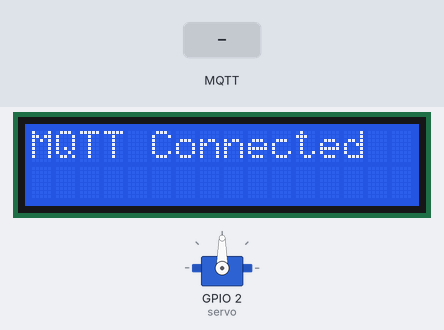
Bench run of a sketch on a simulated ESP8266 (NodeMCU). Parts: 16×2 character LCD, servo. Inputs (shaded band) come from the test bench. WiFi joins after 1.5 s; servers stay silent unless stated; no MQTT or app messages arrive unless stated; what the sketch prints to the serial monitor is not drawn.

Above: at 2.9 s.
3.0 s: MQTT message "0" arrives on the first subscribed topic
At 4.1 s:
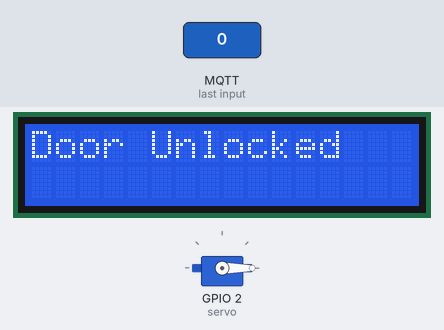
4.5 s: MQTT message "on" arrives on the first subscribed topic
At 5.7 s:
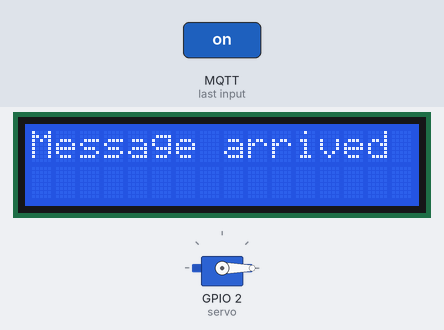
6.0 s: MQTT message "1" arrives on the first subscribed topic
At 6.3 s:
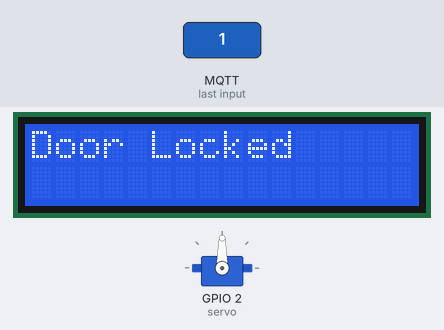
7.5 s: MQTT message "off" arrives on the first subscribed topic
At 8.2 s:
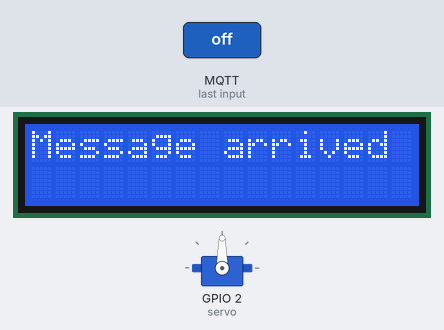
Timing chart, 0 to 10.0 s (numbered marks = the images above; inputs shaded):
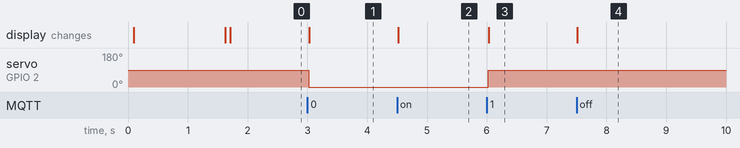

Measured:
- after the input at 3.0 s, servo on GPIO 2 (servo): 90° → 0° at once; the display: changes at once (image 1)
- after the input at 4.5 s, the display: changes at once (image 2)
- after the input at 6.0 s, servo on GPIO 2 (servo): 0° → 90° at once; the display: changes at once (image 3)
- after the input at 7.5 s, the display: changes at once (image 4)

The sketch:

MQTT_Final.ino
```cpp
/*
 * Door Lock final (MQTT)
 * Servo Color Code --> Red(+) Brown(-) Orange(Signal)
 * Signal Pin D4
 *
 */


#include <ESP8266WiFi.h>
#include <PubSubClient.h>
#include <LiquidCrystal_I2C.h>
#include <Servo.h>

const char* ssid = "Wifi";
const char* password = "<WiFi@pass>";
const char* mqtt_server = "192.168.0.101";

WiFiClient espClient;
PubSubClient client(espClient);
LiquidCrystal_I2C lcd(0x3F, 16, 2);
Servo servo;

void setup() {

  lcd.begin();
  lcd.home();
  Serial.begin(115200);
  setup_wifi();
  client.setServer(mqtt_server, 1883);
  client.setCallback(callback);
  reconnect();
  servo.attach(2); //D4
}

void setup_wifi(){

  delay(10);
  // We start by connecting to a WiFi network
  Serial.println();
  Serial.print("Connecting to ");
  lcd.clear();
  lcd.print("Connecting to ");
  lcd.setCursor(0,1);
  lcd.print(ssid);
  Serial.println(ssid);

  WiFi.begin(ssid, password);

  while (WiFi.status() != WL_CONNECTED) {
    delay(500);
    Serial.print(".");
  }

  Serial.println("");
  Serial.println("WiFi connected");
  Serial.println("IP address: ");
  Serial.println(WiFi.localIP());
}

void callback(char* topic, byte* payload, unsigned int length) {
  Serial.print("Message arrived [");
  Serial.print(topic);
  Serial.print("] ");
  lcd.clear();
  lcd.print("Message arrived");
  for (int i = 0; i < length; i++) {
    Serial.print((char)payload[i]);
  }

  if((char)payload[0] == '1') {
	servo.write(90);
  lcd.clear();
	lcd.print("Door Locked");
  }
  else if((char)payload[0] == '0') {
	servo.write(0);
  lcd.clear();
	lcd.print("Door Unlocked");
  }


 /* if((char)payload[0] == 'o' && (char)payload[1] == 'n') //on
    digitalWrite(4,HIGH);
  else if((char)payload[0] == 'o' && (char)payload[1] == 'f' && (char)payload[2] == 'f') //off
    digitalWrite(4,LOW);*/

  Serial.println();
}

void reconnect() {
  // Loop until we're reconnected
  while (!client.connected()) {
    Serial.print("Attempting MQTT connection...");
    lcd.clear();
    lcd.print("Attempting MQTT");
    lcd.setCursor(0,1);
    lcd.print("connection...");
    // Attempt to connect
    if (client.connect("ESP8266Client")) {
      Serial.println("connected");
      lcd.clear();
      lcd.print("connected!");
      // Once connected, publish an announcement...
      client.publish("ESP8266/connection status", "Connected!");
      // ... and resubscribe
      client.subscribe("automation/door");
      lcd.clear();
      lcd.print("MQTT Connected");
    } else {
      Serial.print("failed, rc=");
      Serial.print(client.state());
      Serial.println(" try again in 5 seconds");
      // Wait 5 seconds before retrying
      delay(5000);
    }
  }
}

void loop() {

  if (!client.connected()) {
    reconnect();
  }
  client.loop();
}
```
